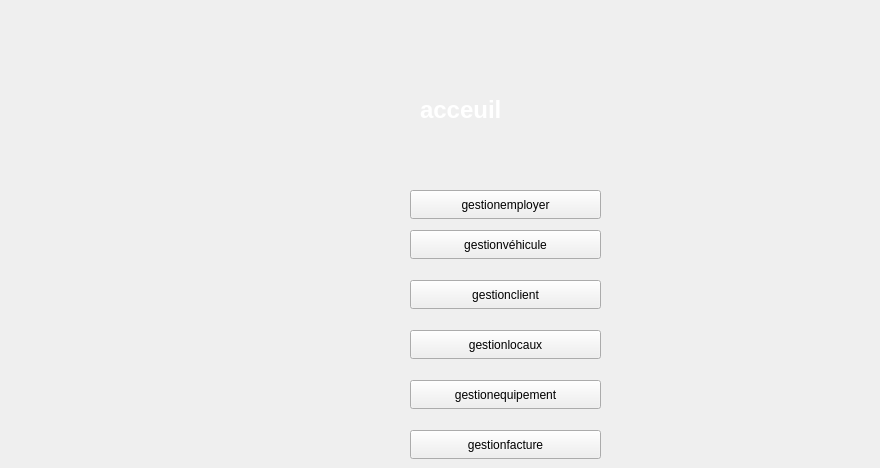
      <widget class="QWidget" name="tab_3">
       <attribute name="title">
        <string>Page</string>
       </attribute>
       <widget class="QPushButton" name="GestionVehicule">
        <property name="geometry">
         <rect>
          <x>410</x>
          <y>230</y>
          <width>191</width>
          <height>29</height>
         </rect>
        </property>
        <property name="text">
         <string>gestionvéhicule</string>
        </property>
       </widget>
       <widget class="QPushButton" name="GestionEquipement">
        <property name="geometry">
         <rect>
          <x>410</x>
          <y>380</y>
          <width>191</width>
          <height>29</height>
         </rect>
        </property>
        <property name="text">
         <string>gestionequipement</string>
        </property>
       </widget>
       <widget class="QPushButton" name="GestionFacture">
        <property name="geometry">
         <rect>
          <x>410</x>
          <y>430</y>
          <width>191</width>
          <height>29</height>
         </rect>
        </property>
        <property name="text">
         <string>gestionfacture</string>
        </property>
       </widget>
       <widget class="QLabel" name="label_25">
        <property name="geometry">
         <rect>
          <x>420</x>
          <y>80</y>
          <width>451</width>
          <height>61</height>
         </rect>
        </property>
        <property name="text">
         <string>&lt;html&gt;&lt;head/&gt;&lt;body&gt;&lt;p&gt;&lt;span style=&quot; font-size:18pt; font-weight:700; color:#ffffff;&quot;&gt;acceuil&lt;/span&gt;&lt;/p&gt;&lt;/body&gt;&lt;/html&gt;</string>
        </property>
       </widget>
       <widget class="QPushButton" name="GestionClient">
        <property name="geometry">
         <rect>
          <x>410</x>
          <y>280</y>
          <width>191</width>
          <height>29</height>
         </rect>
        </property>
        <property name="text">
         <string>gestionclient</string>
        </property>
       </widget>
       <widget class="QPushButton" name="GestionLocaux">
        <property name="geometry">
         <rect>
          <x>410</x>
          <y>330</y>
          <width>191</width>
          <height>29</height>
         </rect>
        </property>
        <property name="text">
         <string>gestionlocaux</string>
        </property>
       </widget>
       <widget class="QPushButton" name="gestionemployer">
        <property name="geometry">
         <rect>
          <x>410</x>
          <y>190</y>
          <width>191</width>
          <height>29</height>
         </rect>
        </property>
        <property name="text">
         <string>gestionemployer</string>
        </property>
       </widget>
      </widget>
